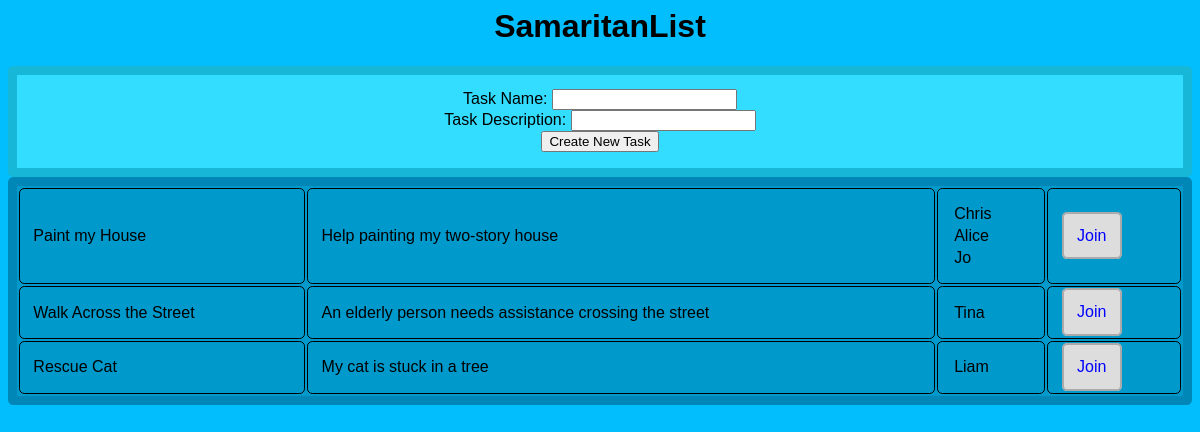
The page /tasks on the database its author committed.
### models.py (models this page shows)
class Task(db.Model):
  taskId = db.Column(db.Integer, primary_key=True)
  taskCreatorId = db.Column(db.Integer)
  taskName = db.Column(db.String(100))
  taskDescription = db.Column(db.String(500))

class HelperInstance(db.Model):
  helperInstanceId = db.Column(db.Integer, primary_key=True)
  helperInstanceTaskId = db.Column(db.Integer)
  helperInstanceName = db.Column(db.Integer)

### main.py (the view)
@main.route('/')
@main.route('/tasks')
def tasks():
  taskForm = TaskForm()
  tasks = getTasks()
  helpers = getHelpers()
  return render_template('tasks.html', tasks=tasks, helpers = helpers, taskForm=taskForm)

### __init__.py
class TaskForm(FlaskForm):
  taskName = StringField("Task Name: ", validators= [
        Regexp(r'^[a-z\,\-\' ]+$', re.IGNORECASE, \
          message="Must contain letters, commas, apostrophes, or hyphens only, and may not be blank")
    ])
  taskDescription = StringField("Task Description: ", validators= [
        Regexp(r'^[a-z\,\-\' ]+$', re.IGNORECASE, \
          message="Must contain letters, commas, apostrophes, or hyphens only, and may not be blank")
    ])
  submit = SubmitField("Create New Task")

### main.py (called while the page is built)
def getTasks():
  results = db.session.execute(f'select taskId, taskName, taskDescription from task')
  rows = results.fetchall()
  return rows

def getHelpers():
  results = db.session.execute(f'select helperInstanceTaskId, helperInstanceName from helper_instance')
  rows = results.fetchall()
  return rows

### templates/tasks.html (shortened to what this page needs)
{% extends 'base.html' %}
{% from "_formhelpers.html" import render_field %}
{% block header %} SamaritanList {% endblock %}
{% block content %}
	<div id='taskAddition'>
		<form action='/tasks/new' method='POST'>
		{{ render_field(taskForm.taskName) }}
		<br>
		{{ render_field(taskForm.taskDescription) }}
		<br>
		{{ taskForm.submit() }}
		</form>
	</div>
	<table id='taskTable'>
	{% for task in tasks %}
		<tr>
			<td class='bordered'>{{ task.taskName }}</td>
			<td class='bordered'>{{ task.taskDescription }}</td>
				<td class='bordered'>
					<table>
					{% for helper in helpers %}
						{% if helper.helperInstanceTaskId == task.taskId %}
							<tr><td>{{ helper.helperInstanceName }}</td></tr>
						{% endif %}
					{% endfor %}
					</table>
				</td>
				<td class='bordered'><a href='/helper/{{ task.taskId }}' class='button'>Join</a></td>
			</tr>
	{% endfor %}
	</table>
{% endblock %}

### templates/base.html (shortened to what this page needs)
<html>
<head>
	<link rel="stylesheet" type="text/css" href="{{ url_for('static', filename='css/style.css') }}">
</head>
<body>
	<h1>{% block header %} SamaritanList: The portal for finding and providing help {% endblock %}</h1>
	{% block content%}
	{% endblock %}
</body>
</html>

### templates/_formhelpers.html (shortened to what this page needs)
{% macro render_field(field) %}
  {{ field.label }}
  {{ field(**kwargs)|safe }}
{% endmacro %}

### static/css/style.css (style rules this page uses)
body { padding: 0; position: relative; background: #03befc; text-align: center; font-family: sans-serif; }
.button { background: #DDDDDD; border: 2pt solid #AAAAAA; border-radius: 4pt; text-decoration: none; padding: 10pt; color: blue; }
.bordered { border: solid 1pt black; padding: 10pt; border-radius: 4pt; }
#taskTable { background: #0099CC; border-radius: 4pt; border: solid 7pt #0087B7; width: 100%; }
#taskAddition { background: #33DDFF; border-radius: 4pt; border: solid 7pt #17B7D7; padding-top: 10pt; }

### rows shown on the page
Task: taskName "Paint my House", taskDescription "Help painting my two-story house"
HelperInstance: helperInstanceName "Chris"
HelperInstance: helperInstanceName "Alice"
HelperInstance: helperInstanceName "Jo"
Task: taskName "Walk Across the Street", taskDescription "An elderly person needs assistance crossing the street"
HelperInstance: helperInstanceName "Tina"
Task: taskName "Rescue Cat", taskDescription "My cat is stuck in a tree"
HelperInstance: helperInstanceName "Liam"

### other values the page prints
{{ field.label }} "Task Name: Task Description:"
